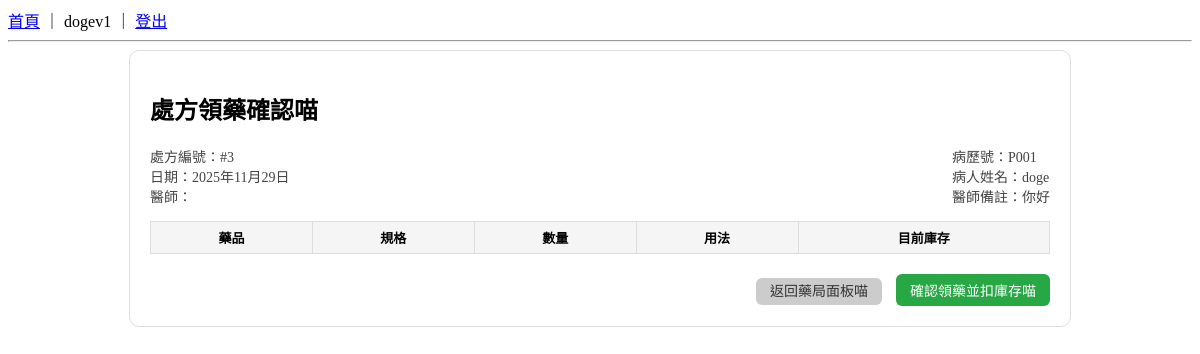
Before: /prescriptions/pharmacy/3/dispense/ (signed in) with the older database file.
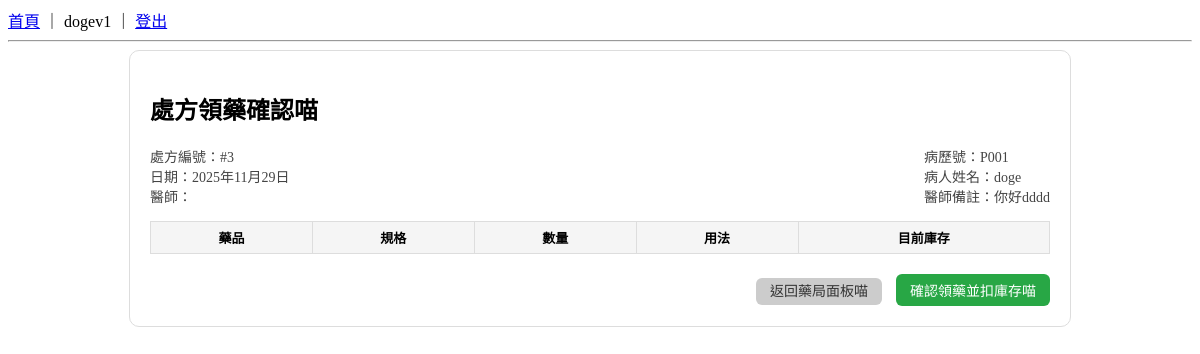
After: the same page with the newer database file.
### prescriptions/models.py (models this page shows, shortened)
class Prescription(models.Model):
    patient = models.ForeignKey(
        Patient,
        on_delete=models.CASCADE,
        related_name="prescriptions",
    )
    doctor = models.ForeignKey(
        Doctor,
        on_delete=models.CASCADE,
        related_name="prescriptions",
    )
    date = models.DateField()
    notes = models.TextField(blank=True)
    status = models.CharField(
        max_length=20,
        default="draft",
        choices=[
            ("draft", "草稿"),
            ("final", "已確認"),
        ],
    )
    created_at = models.DateTimeField(auto_now_add=True)
    class Meta:
        ordering = ["-date", "-created_at"]

### patients/models.py (models this page shows, shortened)
class Patient(models.Model):
    full_name = models.CharField("姓名", max_length=50)
    national_id = models.CharField("身分證", max_length=10, unique=True)
    nhi_no = models.CharField("健保卡號", max_length=20, blank=True)
    birth_date = models.DateField("生日")
    phone = models.CharField("電話", max_length=20, blank=True)
    chart_no = models.CharField(
        "病歷號",
        max_length=20,
        unique=True,
        blank=True,
        editable=False,
    )
    address = models.CharField("地址", max_length=200, blank=True)

### prescriptions/views.py (the view, shortened to what this page needs)
# urls.py: path("pharmacy/<int:pk>/dispense/", views.dispense, name="dispense"),
@group_required("PHARMACY")
def dispense(request, pk):
    prescription = get_object_or_404(
        Prescription.objects.select_related("patient", "doctor").prefetch_related("items__drug"),
        pk=pk,
    )
    context = {
        "prescription": prescription,
    }
    return render(request, "prescriptions/pharmacy_dispense_confirm.html", context)

### common/utils.py (called while the page is built)
def group_required(group_name):
    def decorator(view_func):
        decorated_view_func = user_passes_test(
            lambda u: u.is_authenticated and u.groups.filter(name=group_name).exists()
        )(view_func)
        return decorated_view_func
    return decorator

### templates/prescriptions/pharmacy_dispense_confirm.html (shortened to what this page needs)
{% extends "base.html" %}
{% block content %}
<div class="rx-detail-box">
    <h2>處方領藥確認喵</h2>
    <div class="rx-header">
        <div class="left">
            <div>處方編號：#{{ prescription.id }}</div>
            <div>日期：{{ prescription.date }}</div>
            <div>醫師：{{ prescription.doctor.user.get_full_name }}</div>
        </div>
        <div class="right">
            <div>病歷號：{{ prescription.patient.chart_no }}</div>
            <div>病人姓名：{{ prescription.patient.full_name }}</div>
            {% if prescription.notes %}
                <div>醫師備註：{{ prescription.notes }}</div>
            {% endif %}
        </div>
    </div>
    <table class="rx-items-table">
        <thead>
            <tr>
                <th>藥品</th>
                <th>規格</th>
                <th>數量</th>
                <th>用法</th>
                <th>目前庫存</th>
            </tr>
        </thead>
    </table>
    <form method="post" class="btn-area">
        <a href="{% url 'prescriptions:pharmacy_panel' %}" class="btn-cancel">返回藥局面板喵</a>
        <button type="submit" class="btn-confirm">
            確認領藥並扣庫存喵
        </button>
    </form>
</div>
{% endblock %}

Changed rows visible on the page:
changed Prescription "doge": notes "你好" → "你好dddd"
